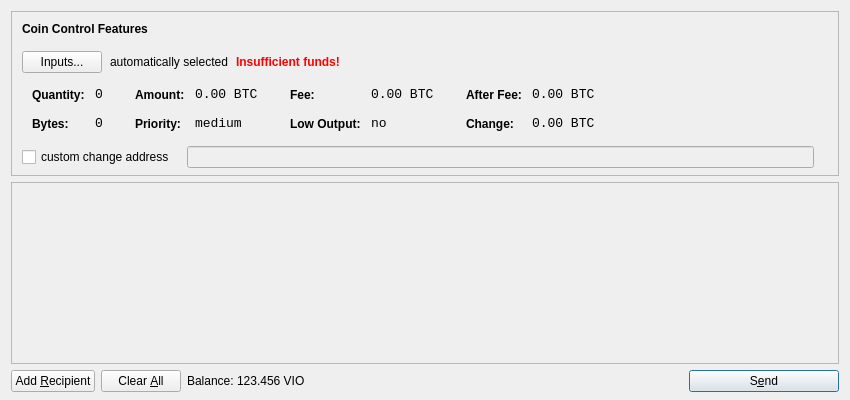
<?xml version="1.0" encoding="UTF-8"?>
<ui version="4.0">
 <class>SendCoinsDialog</class>
 <widget class="QDialog" name="SendCoinsDialog">
  <property name="geometry">
   <rect>
    <x>0</x>
    <y>0</y>
    <width>850</width>
    <height>400</height>
   </rect>
  </property>
  <property name="windowTitle">
   <string>Send Coins</string>
  </property>
  <layout class="QVBoxLayout" name="verticalLayout" stretch="0,1,0">
   <property name="bottomMargin">
    <number>8</number>
   </property>
   <item>
    <widget class="QFrame" name="frameCoinControl">
     <property name="sizePolicy">
      <sizepolicy hsizetype="Expanding" vsizetype="Expanding">
       <horstretch>0</horstretch>
       <verstretch>0</verstretch>
      </sizepolicy>
     </property>
     <property name="maximumSize">
      <size>
       <width>16777215</width>
       <height>16777215</height>
      </size>
     </property>
     <property name="frameShape">
      <enum>QFrame::StyledPanel</enum>
     </property>
     <property name="frameShadow">
      <enum>QFrame::Sunken</enum>
     </property>
     <layout class="QVBoxLayout" name="verticalLayoutCoinControl2">
      <property name="spacing">
       <number>-1</number>
      </property>
      <property name="leftMargin">
       <number>0</number>
      </property>
      <property name="topMargin">
       <number>0</number>
      </property>
      <property name="rightMargin">
       <number>0</number>
      </property>
      <property name="bottomMargin">
       <number>6</number>
      </property>
      <item>
       <layout class="QVBoxLayout" name="verticalLayoutCoinControl" stretch="0,0,0,0,1">
        <property name="spacing">
         <number>0</number>
        </property>
        <property name="leftMargin">
         <number>10</number>
        </property>
        <property name="topMargin">
         <number>10</number>
        </property>
        <item>
         <layout class="QHBoxLayout" name="horizontalLayoutCoinControl1">
          <property name="bottomMargin">
           <number>15</number>
          </property>
          <item>
           <widget class="QLabel" name="labelCoinControlFeatures">
            <property name="sizePolicy">
             <sizepolicy hsizetype="Preferred" vsizetype="Maximum">
              <horstretch>0</horstretch>
              <verstretch>0</verstretch>
             </sizepolicy>
            </property>
            <property name="font">
             <font>
              <weight>75</weight>
              <bold>true</bold>
             </font>
            </property>
            <property name="styleSheet">
             <string notr="true">font-weight:bold;</string>
            </property>
            <property name="text">
             <string>Coin Control Features</string>
            </property>
           </widget>
          </item>
         </layout>
        </item>
        <item>
         <layout class="QHBoxLayout" name="horizontalLayoutCoinControl2" stretch="0,0,0,0">
          <property name="spacing">
           <number>8</number>
          </property>
          <property name="bottomMargin">
           <number>10</number>
          </property>
          <item>
           <widget class="QPushButton" name="pushButtonCoinControl">
            <property name="styleSheet">
             <string notr="true"/>
            </property>
            <property name="text">
             <string>Inputs...</string>
            </property>
           </widget>
          </item>
          <item>
           <widget class="QLabel" name="labelCoinControlAutomaticallySelected">
            <property name="text">
             <string>automatically selected</string>
            </property>
            <property name="margin">
             <number>5</number>
            </property>
           </widget>
          </item>
          <item>
           <widget class="QLabel" name="labelCoinControlInsuffFunds">
            <property name="font">
             <font>
              <weight>75</weight>
              <bold>true</bold>
             </font>
            </property>
            <property name="styleSheet">
             <string notr="true">color:red;font-weight:bold;</string>
            </property>
            <property name="text">
             <string>Insufficient funds!</string>
            </property>
            <property name="margin">
             <number>5</number>
            </property>
           </widget>
          </item>
          <item>
           <spacer name="horizontalSpacerCoinControl">
            <property name="orientation">
             <enum>Qt::Horizontal</enum>
            </property>
            <property name="sizeHint" stdset="0">
             <size>
              <width>40</width>
              <height>1</height>
             </size>
            </property>
           </spacer>
          </item>
         </layout>
        </item>
        <item>
         <widget class="QWidget" name="widgetCoinControl" native="true">
          <property name="sizePolicy">
           <sizepolicy hsizetype="Preferred" vsizetype="Preferred">
            <horstretch>0</horstretch>
            <verstretch>0</verstretch>
           </sizepolicy>
          </property>
          <property name="minimumSize">
           <size>
            <width>0</width>
            <height>0</height>
           </size>
          </property>
          <property name="styleSheet">
           <string notr="true"/>
          </property>
          <layout class="QHBoxLayout" name="horizontalLayoutCoinControl5">
           <property name="margin">
            <number>0</number>
           </property>
           <item>
            <layout class="QHBoxLayout" name="horizontalLayoutCoinControl3" stretch="0,0,0,1">
             <property name="spacing">
              <number>20</number>
             </property>
             <property name="topMargin">
              <number>0</number>
             </property>
             <property name="bottomMargin">
              <number>10</number>
             </property>
             <item>
              <layout class="QFormLayout" name="formLayoutCoinControl1">
               <property name="horizontalSpacing">
                <number>10</number>
               </property>
               <property name="verticalSpacing">
                <number>14</number>
               </property>
               <property name="leftMargin">
                <number>10</number>
               </property>
               <property name="topMargin">
                <number>4</number>
               </property>
               <property name="rightMargin">
                <number>6</number>
               </property>
               <item row="0" column="0">
                <widget class="QLabel" name="labelCoinControlQuantityText">
                 <property name="styleSheet">
                  <string notr="true">font-weight:bold;</string>
                 </property>
                 <property name="text">
                  <string>Quantity:</string>
                 </property>
                 <property name="margin">
                  <number>0</number>
                 </property>
                </widget>
               </item>
               <item row="0" column="1">
                <widget class="QLabel" name="labelCoinControlQuantity">
                 <property name="font">
                  <font>
                   <family>Monospace</family>
                   <pointsize>10</pointsize>
                  </font>
                 </property>
                 <property name="cursor">
                  <cursorShape>IBeamCursor</cursorShape>
                 </property>
                 <property name="contextMenuPolicy">
                  <enum>Qt::ActionsContextMenu</enum>
                 </property>
                 <property name="text">
                  <string notr="true">0</string>
                 </property>
                 <property name="margin">
                  <number>0</number>
                 </property>
                 <property name="textInteractionFlags">
                  <set>Qt::LinksAccessibleByMouse|Qt::TextSelectableByKeyboard|Qt::TextSelectableByMouse</set>
                 </property>
                </widget>
               </item>
               <item row="1" column="0">
                <widget class="QLabel" name="labelCoinControlBytesText">
                 <property name="styleSheet">
                  <string notr="true">font-weight:bold;</string>
                 </property>
                 <property name="text">
                  <string>Bytes:</string>
                 </property>
                </widget>
               </item>
               <item row="1" column="1">
                <widget class="QLabel" name="labelCoinControlBytes">
                 <property name="font">
                  <font>
                   <family>Monospace</family>
                   <pointsize>10</pointsize>
                  </font>
                 </property>
                 <property name="cursor">
                  <cursorShape>IBeamCursor</cursorShape>
                 </property>
                 <property name="contextMenuPolicy">
                  <enum>Qt::ActionsContextMenu</enum>
                 </property>
                 <property name="text">
                  <string notr="true">0</string>
                 </property>
                 <property name="textInteractionFlags">
                  <set>Qt::LinksAccessibleByMouse|Qt::TextSelectableByKeyboard|Qt::TextSelectableByMouse</set>
                 </property>
                </widget>
               </item>
              </layout>
             </item>
             <item>
              <layout class="QFormLayout" name="formLayoutCoinControl2">
               <property name="horizontalSpacing">
                <number>10</number>
               </property>
               <property name="verticalSpacing">
                <number>14</number>
               </property>
               <property name="leftMargin">
                <number>6</number>
               </property>
               <property name="topMargin">
                <number>4</number>
               </property>
               <property name="rightMargin">
                <number>6</number>
               </property>
               <item row="0" column="0">
                <widget class="QLabel" name="labelCoinControlAmountText">
                 <property name="styleSheet">
                  <string notr="true">font-weight:bold;</string>
                 </property>
                 <property name="text">
                  <string>Amount:</string>
                 </property>
                 <property name="margin">
                  <number>0</number>
                 </property>
                </widget>
               </item>
               <item row="0" column="1">
                <widget class="QLabel" name="labelCoinControlAmount">
                 <property name="font">
                  <font>
                   <family>Monospace</family>
                   <pointsize>10</pointsize>
                  </font>
                 </property>
                 <property name="cursor">
                  <cursorShape>IBeamCursor</cursorShape>
                 </property>
                 <property name="contextMenuPolicy">
                  <enum>Qt::ActionsContextMenu</enum>
                 </property>
                 <property name="text">
                  <string notr="true">0.00 BTC</string>
                 </property>
                 <property name="textInteractionFlags">
                  <set>Qt::LinksAccessibleByMouse|Qt::TextSelectableByKeyboard|Qt::TextSelectableByMouse</set>
                 </property>
                </widget>
               </item>
               <item row="1" column="0">
                <widget class="QLabel" name="labelCoinControlPriorityText">
                 <property name="styleSheet">
                  <string notr="true">font-weight:bold;</string>
                 </property>
                 <property name="text">
                  <string>Priority:</string>
                 </property>
                </widget>
               </item>
               <item row="1" column="1">
                <widget class="QLabel" name="labelCoinControlPriority">
                 <property name="font">
                  <font>
                   <family>Monospace</family>
                   <pointsize>10</pointsize>
                  </font>
                 </property>
                 <property name="cursor">
                  <cursorShape>IBeamCursor</cursorShape>
                 </property>
                 <property name="contextMenuPolicy">
                  <enum>Qt::ActionsContextMenu</enum>
                 </property>
                 <property name="text">
                  <string>medium</string>
                 </property>
                 <property name="textInteractionFlags">
                  <set>Qt::LinksAccessibleByMouse|Qt::TextSelectableByKeyboard|Qt::TextSelectableByMouse</set>
                 </property>
                </widget>
               </item>
              </layout>
             </item>
             <item>
              <layout class="QFormLayout" name="formLayoutCoinControl3">
               <property name="horizontalSpacing">
                <number>10</number>
               </property>
               <property name="verticalSpacing">
                <number>14</number>
               </property>
               <property name="leftMargin">
                <number>6</number>
               </property>
               <property name="topMargin">
                <number>4</number>
               </property>
               <property name="rightMargin">
                <number>6</number>
               </property>
               <item row="0" column="0">
                <widget class="QLabel" name="labelCoinControlFeeText">
                 <property name="styleSheet">
                  <string notr="true">font-weight:bold;</string>
                 </property>
                 <property name="text">
                  <string>Fee:</string>
                 </property>
                 <property name="margin">
                  <number>0</number>
                 </property>
                </widget>
               </item>
               <item row="0" column="1">
                <widget class="QLabel" name="labelCoinControlFee">
                 <property name="font">
                  <font>
                   <family>Monospace</family>
                   <pointsize>10</pointsize>
                  </font>
                 </property>
                 <property name="cursor">
                  <cursorShape>IBeamCursor</cursorShape>
                 </property>
                 <property name="contextMenuPolicy">
                  <enum>Qt::ActionsContextMenu</enum>
                 </property>
                 <property name="text">
                  <string notr="true">0.00 BTC</string>
                 </property>
                 <property name="textInteractionFlags">
                  <set>Qt::LinksAccessibleByMouse|Qt::TextSelectableByKeyboard|Qt::TextSelectableByMouse</set>
                 </property>
                </widget>
               </item>
               <item row="1" column="0">
                <widget class="QLabel" name="labelCoinControlLowOutputText">
                 <property name="styleSheet">
                  <string notr="true">font-weight:bold;</string>
                 </property>
                 <property name="text">
                  <string>Low Output:</string>
                 </property>
                </widget>
               </item>
               <item row="1" column="1">
                <widget class="QLabel" name="labelCoinControlLowOutput">
                 <property name="font">
                  <font>
                   <family>Monospace</family>
                   <pointsize>10</pointsize>
                  </font>
                 </property>
                 <property name="cursor">
                  <cursorShape>IBeamCursor</cursorShape>
                 </property>
                 <property name="contextMenuPolicy">
                  <enum>Qt::ActionsContextMenu</enum>
                 </property>
                 <property name="text">
                  <string>no</string>
                 </property>
                 <property name="textInteractionFlags">
                  <set>Qt::LinksAccessibleByMouse|Qt::TextSelectableByKeyboard|Qt::TextSelectableByMouse</set>
                 </property>
                </widget>
               </item>
              </layout>
             </item>
             <item>
              <layout class="QFormLayout" name="formLayoutCoinControl4">
               <property name="horizontalSpacing">
                <number>10</number>
               </property>
               <property name="verticalSpacing">
                <number>14</number>
               </property>
               <property name="leftMargin">
                <number>6</number>
               </property>
               <property name="topMargin">
                <number>4</number>
               </property>
               <property name="rightMargin">
                <number>6</number>
               </property>
               <item row="0" column="0">
                <widget class="QLabel" name="labelCoinControlAfterFeeText">
                 <property name="styleSheet">
                  <string notr="true">font-weight:bold;</string>
                 </property>
                 <property name="text">
                  <string>After Fee:</string>
                 </property>
                 <property name="margin">
                  <number>0</number>
                 </property>
                </widget>
               </item>
               <item row="0" column="1">
                <widget class="QLabel" name="labelCoinControlAfterFee">
                 <property name="font">
                  <font>
                   <family>Monospace</family>
                   <pointsize>10</pointsize>
                  </font>
                 </property>
                 <property name="cursor">
                  <cursorShape>IBeamCursor</cursorShape>
                 </property>
                 <property name="contextMenuPolicy">
                  <enum>Qt::ActionsContextMenu</enum>
                 </property>
                 <property name="text">
                  <string notr="true">0.00 BTC</string>
                 </property>
                 <property name="textInteractionFlags">
                  <set>Qt::LinksAccessibleByMouse|Qt::TextSelectableByKeyboard|Qt::TextSelectableByMouse</set>
                 </property>
                </widget>
               </item>
               <item row="1" column="0">
                <widget class="QLabel" name="labelCoinControlChangeText">
                 <property name="styleSheet">
                  <string notr="true">font-weight:bold;</string>
                 </property>
                 <property name="text">
                  <string>Change:</string>
                 </property>
                </widget>
               </item>
               <item row="1" column="1">
                <widget class="QLabel" name="labelCoinControlChange">
                 <property name="font">
                  <font>
                   <family>Monospace</family>
                   <pointsize>10</pointsize>
                  </font>
                 </property>
                 <property name="cursor">
                  <cursorShape>IBeamCursor</cursorShape>
                 </property>
                 <property name="contextMenuPolicy">
                  <enum>Qt::ActionsContextMenu</enum>
                 </property>
                 <property name="text">
                  <string notr="true">0.00 BTC</string>
                 </property>
                 <property name="textInteractionFlags">
                  <set>Qt::LinksAccessibleByMouse|Qt::TextSelectableByKeyboard|Qt::TextSelectableByMouse</set>
                 </property>
                </widget>
               </item>
              </layout>
             </item>
            </layout>
           </item>
          </layout>
         </widget>
        </item>
        <item>
         <layout class="QHBoxLayout" name="horizontalLayoutCoinControl4" stretch="0,0,0">
          <property name="spacing">
           <number>12</number>
          </property>
          <property name="sizeConstraint">
           <enum>QLayout::SetDefaultConstraint</enum>
          </property>
          <property name="topMargin">
           <number>5</number>
          </property>
          <property name="rightMargin">
           <number>5</number>
          </property>
          <item>
           <widget class="QCheckBox" name="checkBoxCoinControlChange">
            <property name="text">
             <string>custom change address</string>
            </property>
           </widget>
          </item>
          <item>
           <widget class="QLineEdit" name="lineEditCoinControlChange">
            <property name="enabled">
             <bool>false</bool>
            </property>
            <property name="sizePolicy">
             <sizepolicy hsizetype="Expanding" vsizetype="Fixed">
              <horstretch>0</horstretch>
              <verstretch>0</verstretch>
             </sizepolicy>
            </property>
           </widget>
          </item>
          <item>
           <widget class="QLabel" name="labelCoinControlChangeLabel">
            <property name="sizePolicy">
             <sizepolicy hsizetype="Preferred" vsizetype="Expanding">
              <horstretch>0</horstretch>
              <verstretch>0</verstretch>
             </sizepolicy>
            </property>
            <property name="minimumSize">
             <size>
              <width>0</width>
              <height>0</height>
             </size>
            </property>
            <property name="text">
             <string/>
            </property>
            <property name="margin">
             <number>3</number>
            </property>
           </widget>
          </item>
         </layout>
        </item>
        <item>
         <spacer name="verticalSpacerCoinControl">
          <property name="orientation">
           <enum>Qt::Vertical</enum>
          </property>
          <property name="sizeHint" stdset="0">
           <size>
            <width>800</width>
            <height>1</height>
           </size>
          </property>
         </spacer>
        </item>
       </layout>
      </item>
     </layout>
    </widget>
   </item>
   <item>
    <widget class="QScrollArea" name="scrollArea">
     <property name="widgetResizable">
      <bool>true</bool>
     </property>
     <widget class="QWidget" name="scrollAreaWidgetContents">
      <property name="geometry">
       <rect>
        <x>0</x>
        <y>0</y>
        <width>830</width>
        <height>165</height>
       </rect>
      </property>
      <layout class="QVBoxLayout" name="verticalLayout_2">
       <property name="margin">
        <number>0</number>
       </property>
       <item>
        <layout class="QVBoxLayout" name="entries">
         <property name="spacing">
          <number>6</number>
         </property>
        </layout>
       </item>
       <item>
        <spacer name="verticalSpacer">
         <property name="orientation">
          <enum>Qt::Vertical</enum>
         </property>
         <property name="sizeHint" stdset="0">
          <size>
           <width>20</width>
           <height>40</height>
          </size>
         </property>
        </spacer>
       </item>
      </layout>
     </widget>
    </widget>
   </item>
   <item>
    <layout class="QHBoxLayout" name="horizontalLayout">
     <item>
      <widget class="QPushButton" name="addButton">
       <property name="toolTip">
        <string>Send to multiple recipients at once</string>
       </property>
       <property name="text">
        <string>Add &amp;Recipient</string>
       </property>
       <property name="icon">
        <iconset resource="../bitcoin.qrc">
         <normaloff>:/icons/add</normaloff>:/icons/add</iconset>
       </property>
       <property name="autoDefault">
        <bool>false</bool>
       </property>
      </widget>
     </item>
     <item>
      <widget class="QPushButton" name="clearButton">
       <property name="sizePolicy">
        <sizepolicy hsizetype="Minimum" vsizetype="Fixed">
         <horstretch>0</horstretch>
         <verstretch>0</verstretch>
        </sizepolicy>
       </property>
       <property name="toolTip">
        <string>Remove all transaction fields</string>
       </property>
       <property name="text">
        <string>Clear &amp;All</string>
       </property>
       <property name="icon">
        <iconset resource="../bitcoin.qrc">
         <normaloff>:/icons/remove</normaloff>:/icons/remove</iconset>
       </property>
       <property name="autoRepeatDelay">
        <number>300</number>
       </property>
       <property name="autoDefault">
        <bool>false</bool>
       </property>
      </widget>
     </item>
     <item>
      <layout class="QHBoxLayout" name="horizontalLayout_2">
       <property name="spacing">
        <number>3</number>
       </property>
       <item>
        <widget class="QLabel" name="label">
         <property name="text">
          <string>Balance:</string>
         </property>
        </widget>
       </item>
       <item>
        <widget class="QLabel" name="labelBalance">
         <property name="cursor">
          <cursorShape>IBeamCursor</cursorShape>
         </property>
         <property name="text">
          <string>123.456 VIO</string>
         </property>
         <property name="textInteractionFlags">
          <set>Qt::LinksAccessibleByMouse|Qt::TextSelectableByKeyboard|Qt::TextSelectableByMouse</set>
         </property>
        </widget>
       </item>
      </layout>
     </item>
     <item>
      <spacer name="horizontalSpacer">
       <property name="orientation">
        <enum>Qt::Horizontal</enum>
       </property>
       <property name="sizeHint" stdset="0">
        <size>
         <width>40</width>
         <height>20</height>
        </size>
       </property>
      </spacer>
     </item>
     <item>
      <widget class="QPushButton" name="sendButton">
       <property name="minimumSize">
        <size>
         <width>150</width>
         <height>0</height>
        </size>
       </property>
       <property name="toolTip">
        <string>Confirm the send action</string>
       </property>
       <property name="text">
        <string>S&amp;end</string>
       </property>
       <property name="icon">
        <iconset resource="../bitcoin.qrc">
         <normaloff>:/icons/send</normaloff>:/icons/send</iconset>
       </property>
       <property name="default">
        <bool>true</bool>
       </property>
      </widget>
     </item>
    </layout>
   </item>
  </layout>
 </widget>
 <resources>
  <include location="../bitcoin.qrc"/>
 </resources>
 <connections/>
</ui>
